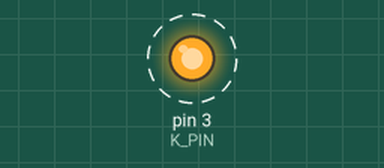
Simulated run of this sketch. Board: Arduino Mega 2560, built with avr-gcc and run on an emulated ATmega2560. On the bench: output pins drawn as LEDs (lit = HIGH). Dashed ring = blinking. What the sketch prints to the serial monitor is not drawn.

Above: at 0.5 s.
Timing chart, 0 to 4.6 s (numbered marks = the images above):
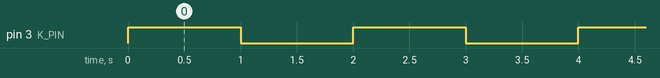

Measured:
- by itself, pin 3 (K_PIN): alternates HIGH for 1.0 s and LOW for 1.0 s

The sketch:

kicker_sample.ino
```cpp
#include "kicker.h"

#define K_PIN 3
#define FT_PIN A9
#define TH_VAL 600
#define DELAY_TIME 2000

kicker kicker(K_PIN,FT_PIN,TH_VAL,DELAY_TIME);

void setup() {
  Serial.begin(115200);
  kicker.setup();
}

void loop() {
  //Serial.println(kicker.scan_int());
  //kicker.kick();

    //analogValue = analogRead(FT_PIN);
    //Serial.println(analogValue);//アナログへん換値を出力

 //ボールでLEDの光がかくれたらキック
    if(true){
       Serial.println("KICK!");
       digitalWrite(K_PIN,HIGH);//Kick!!
       delay(1000);
       digitalWrite(K_PIN,LOW);
      }
   delay(1000);

}
```

kicker.cpp
```cpp
#include "kicker.h"
#include "Arduino.h"

kicker::kicker(int k_pin,int ft_pin,int th_val,int delay_time){
  K_PIN = k_pin;
  FT_PIN = ft_pin;
  TH_VAL = th_val;
  DELAY_TIME = delay_time;
}

void kicker::setup(){
  //K_PIN = キッカーを動作させる用のピン
  pinMode(K_PIN,OUTPUT);
  digitalWrite(K_PIN,LOW);
  //FT_PIN = フォトトランジスタにつなぐピン
  pinMode(FT_PIN,INPUT);
}

bool kicker::scan(){
  return analogRead(FT_PIN) >= TH_VAL;
}

int kicker::scan_int(){
  return analogRead(FT_PIN);
}

void kicker::kick(){
   digitalWrite(K_PIN,HIGH);//Kick!!
   delay(DELAY_TIME);
   digitalWrite(K_PIN,LOW);
}
```

kicker.h
```cpp
#ifndef __KICKER__
#define __KICKER__

class kicker{
  public:
    kicker(int k_pin,int ft_pin,int th_val,int delay_time);
    void setup();
    bool scan();
    int scan_int();
    void kick();

  private:
    int K_PIN,FT_PIN,TH_VAL,DELAY_TIME;
};

#endif
```
